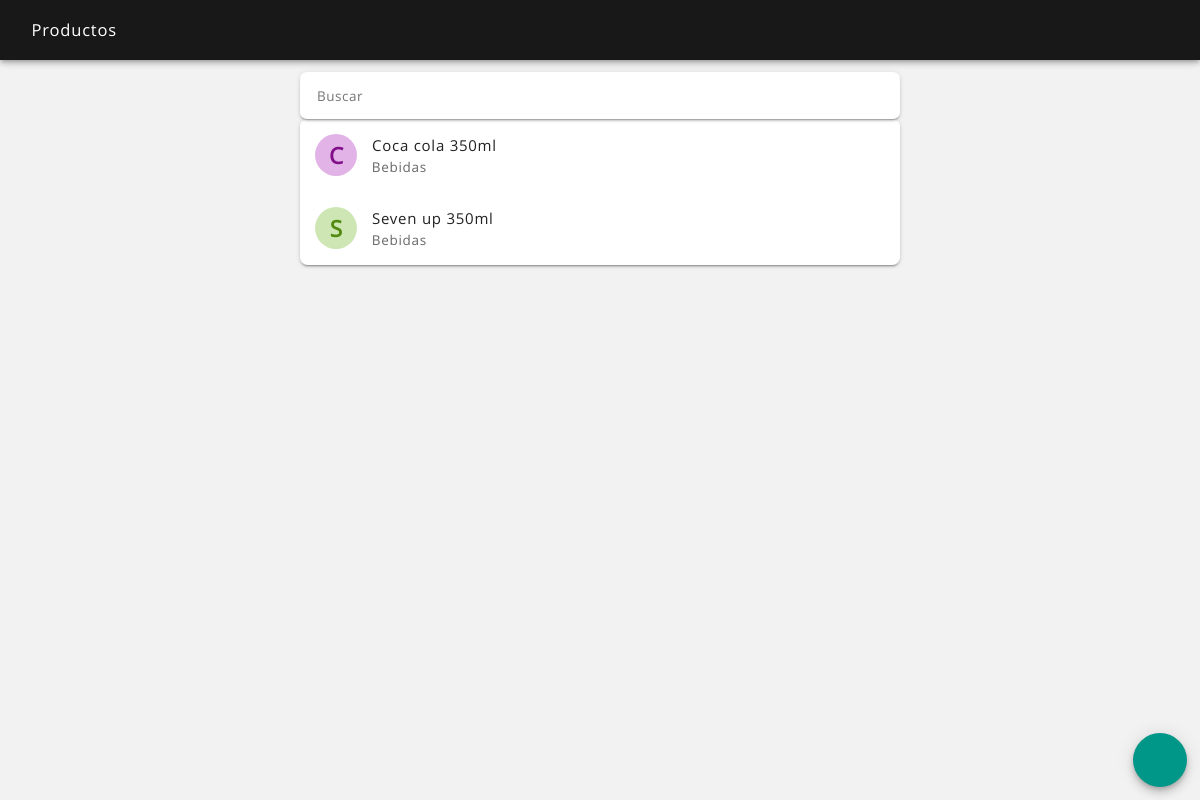
Before: /productos_ver.php (signed in) with the older database file.
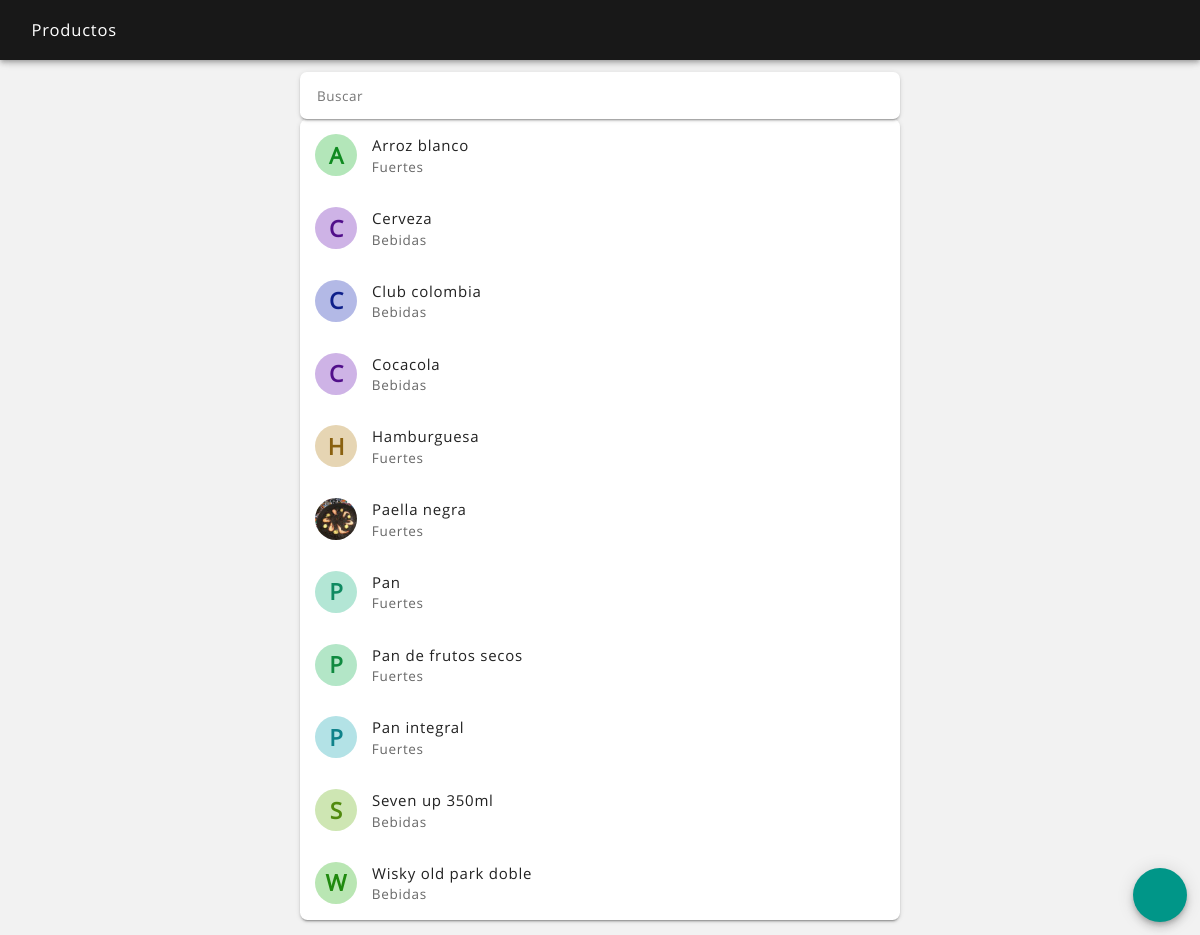
After: the same page with the newer database file.
### tables this page shows
CREATE TABLE `producto` (
  `producto_id` int(11) NOT NULL,
  `fecha_alta` datetime NOT NULL,
  `fecha_mod` datetime NOT NULL,
  `fecha_baja` datetime NOT NULL,
  `usuario_alta` int(11) NOT NULL,
  `usuario_mod` int(11) NOT NULL,
  `usuario_baja` int(11) NOT NULL,
  `estado` text NOT NULL,
  `producto` text NOT NULL,
  `tipo` text NOT NULL,
  `descripcion` text NOT NULL,
  `codigo_barras` text NOT NULL,
  `imagen` text NOT NULL,
  `imagen_nombre` text NOT NULL,
  `categoria_id` int(11) NOT NULL,
  `zona_entrega_id` int(11) NOT NULL
);

CREATE TABLE `categoria` (
  `categoria_id` int(11) NOT NULL,
  `fecha_alta` datetime NOT NULL,
  `fecha_mod` datetime NOT NULL,
  `fecha_baja` datetime NOT NULL,
  `usuario_alta` int(11) NOT NULL,
  `usuario_mod` int(11) NOT NULL,
  `usuario_baja` int(11) NOT NULL,
  `estado` text NOT NULL,
  `categoria` text NOT NULL,
  `tipo` text NOT NULL,
  `adicion` text NOT NULL,
  `imagen` text NOT NULL,
  `imagen_nombre` text NOT NULL
);

### sis/avatar_color.php (called while the page is built)
<?php
$pla = ord(strtolower($avatar_nombre[0]));
$ula = ord(substr($avatar_nombre, -1));
$lca = strlen($avatar_nombre);
$sca = $pla + $ula + $lca + $avatar_id;
$sca = $sca << 5;
$ab_hue = $sca;
$ab_sat = "50%";
$ab_lig = "80%";
$at_hue = $sca;
$at_sat = "80%";
$at_lig = "30%";
?>

### productos_ver.php (the view, shortened to what this page needs)
<?php
include ("sis/nombre_sesion.php");
?>
<?php
if(isset($_POST['busqueda'])) $busqueda = $_POST['busqueda']; elseif(isset($_GET['busqueda'])) $busqueda = $_GET['busqueda']; else $busqueda = null;
if(isset($_POST['body_snack'])) $body_snack = $_POST['body_snack']; elseif(isset($_GET['body_snack'])) $body_snack = $_GET['body_snack']; else $body_snack = null;
?>
<!DOCTYPE html>
<html lang="es">
<head>
    <?php
    include ("partes/head.php");
    ?>
</head>
<body <?php echo $body_snack; ?>>
<header class="rdm-toolbar--contenedor">
    <div class="rdm-toolbar--fila">
        <div class="rdm-toolbar--izquierda">
            <h2 class="rdm-toolbar--titulo">Productos</h2>
        </div>
    </div>
</header>
<main class="rdm--contenedor-toolbar">
    <?php
    $consulta = $conexion->query("SELECT * FROM producto WHERE estado = 'activo'  ORDER BY producto");
    if ($consulta->num_rows == 0)
    {
        ?>
        <div class="rdm-vacio--caja">
            <i class="zmdi zmdi-alert-circle-o zmdi-hc-4x"></i>
            <p class="rdm-tipografia--subtitulo1">No se han agregado productos</p>
            <p class="rdm-tipografia--cuerpo1--margen-ajustada">Los productos son todos los artículos o servicios que vendes en tu negocio, estos estarán agrupados en las categorías que hayas creado, por ejemplo: bebida pequeña, hamburguesa mediana, postre de fresa, etc.</p>
        </div>
        <?php
    }
    else
    {   ?>
        <input type="search" name="busqueda" id="busqueda" value="<?php echo "$busqueda"; ?>" placeholder="Buscar" maxlength="30" autofocus autocomplete="off" onKeyUp="buscar();" onFocus="buscar();" />
        <section class="rdm-lista">
        <?php
        while ($fila = $consulta->fetch_assoc())
        {
            $producto_id = $fila['producto_id'];
            $producto = $fila['producto'];
            $imagen = $fila['imagen'];
            $imagen_nombre = $fila['imagen_nombre'];
            $categoria_id = $fila['categoria_id'];
            $avatar_id = $producto_id;
            $avatar_nombre = "$producto";
            include ("sis/avatar_color.php");
            if ($imagen == "no")
            {
                $imagen = '<div class="rdm-lista--avatar-color" style="background-color: hsl('.$ab_hue.', '.$ab_sat.', '.$ab_lig.'); color: hsl('.$at_hue.', '.$at_sat.', '.$at_lig.');"><span class="rdm-lista--avatar-texto">'.strtoupper(substr($avatar_nombre, 0, 1)).'</span></div>';
            }
            else
            {
                $imagen = "img/avatares/productos-$producto_id-$imagen_nombre-m.jpg";
                $imagen = '<div class="rdm-lista--avatar" style="background-image: url('.$imagen.');"></div>';
            }
            $consulta2 = $conexion->query("SELECT * FROM categoria WHERE categoria_id = $categoria_id");
            if ($filas2 = $consulta2->fetch_assoc())
            {
                $categoria = $filas2['categoria'];
            }
            else
            {
                $categoria = "No se ha asignado una categoria";
            }
            ?>
            <a href="productos_detalle.php?producto_id=<?php echo "$producto_id"; ?>">
                <article class="rdm-lista--item-doble">
                    <div class="rdm-lista--izquierda">
                        <div class="rdm-lista--contenedor">
                            <?php echo "$imagen"; ?>
                        </div>
                        <div class="rdm-lista--contenedor">
                            <h2 class="rdm-lista--titulo"><?php echo ucfirst($producto); ?></h2>
                            <h2 class="rdm-lista--texto-secundario"><?php echo ucfirst($categoria); ?></h2>
                        </div>
                    </div>
                </article>
            </a>
        <?php
        }
        ?>
        </section>
    <?php
    }
    ?>
</main>
<footer>
    <a href="productos_agregar.php"><button class="rdm-boton--fab" ><i class="zmdi zmdi-plus zmdi-hc-2x"></i></button></a>
</footer>
</body>
</html>

Changed rows visible on the page:
no longer on this page (row edited): producto: producto "C", producto "Coca cola 350ml", categoria.categoria "Bebidas"
added producto: producto "A", producto "Arroz blanco", categoria.categoria "Fuertes"
added producto: producto "C", producto "Cerveza", categoria.categoria "Bebidas"
added producto: producto "C", producto "Club colombia", categoria.categoria "Bebidas"
added producto: producto "C", producto "Cocacola", categoria.categoria "Bebidas"
added producto: producto "H", producto "Hamburguesa", categoria.categoria "Fuertes"
added producto: producto_id+imagen_nombre (picture), producto "Paella negra", categoria.categoria "Fuertes"
added producto: producto "P", producto "Pan", categoria.categoria "Fuertes"
added producto: producto "P", producto "Pan de frutos secos", categoria.categoria "Fuertes"
added producto: producto "P", producto "Pan integral", categoria.categoria "Fuertes"
added producto: producto "W", producto "Wisky old park doble", categoria.categoria "Bebidas"
